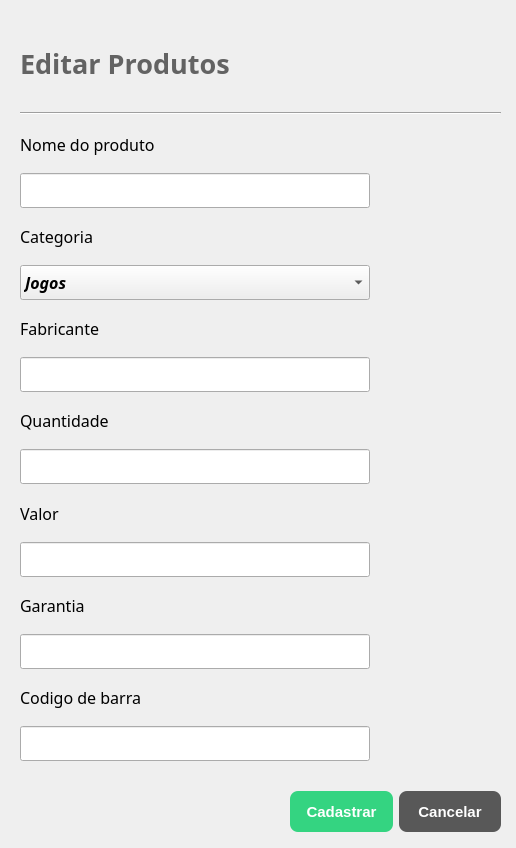
<?xml version="1.0" encoding="UTF-8"?>
<ui version="4.0">
 <class>editarProdutos</class>
 <widget class="QDialog" name="editarProdutos">
  <property name="geometry">
   <rect>
    <x>0</x>
    <y>0</y>
    <width>516</width>
    <height>848</height>
   </rect>
  </property>
  <property name="windowTitle">
   <string>Dialog</string>
  </property>
  <widget class="QWidget" name="layoutWidget">
   <property name="geometry">
    <rect>
     <x>20</x>
     <y>20</y>
     <width>481</width>
     <height>741</height>
    </rect>
   </property>
   <layout class="QVBoxLayout" name="verticalLayout_1">
    <item>
     <widget class="QLabel" name="Editar_Produtos">
      <property name="font">
       <font>
        <family>Montserrat ExtraBold</family>
        <pointsize>20</pointsize>
        <weight>75</weight>
        <bold>true</bold>
       </font>
      </property>
      <property name="styleSheet">
       <string notr="true">color: rgb(99, 99, 99);</string>
      </property>
      <property name="text">
       <string>Editar Produtos</string>
      </property>
     </widget>
    </item>
    <item>
     <widget class="Line" name="line">
      <property name="orientation">
       <enum>Qt::Horizontal</enum>
      </property>
     </widget>
    </item>
    <item>
     <layout class="QVBoxLayout" name="verticalLayout_2">
      <item>
       <widget class="QLabel" name="label_2">
        <property name="font">
         <font>
          <family>Montserrat Medium</family>
          <pointsize>12</pointsize>
         </font>
        </property>
        <property name="text">
         <string>Nome do produto</string>
        </property>
       </widget>
      </item>
      <item>
       <widget class="QLineEdit" name="editarNome">
        <property name="maximumSize">
         <size>
          <width>350</width>
          <height>35</height>
         </size>
        </property>
        <property name="font">
         <font>
          <pointsize>12</pointsize>
         </font>
        </property>
       </widget>
      </item>
     </layout>
    </item>
    <item>
     <layout class="QVBoxLayout" name="verticalLayout_3">
      <item>
       <widget class="QLabel" name="label_4">
        <property name="font">
         <font>
          <family>Montserrat Medium</family>
          <pointsize>12</pointsize>
         </font>
        </property>
        <property name="text">
         <string>Categoria</string>
        </property>
       </widget>
      </item>
      <item>
       <widget class="QComboBox" name="editarCategoria">
        <property name="minimumSize">
         <size>
          <width>0</width>
          <height>0</height>
         </size>
        </property>
        <property name="maximumSize">
         <size>
          <width>350</width>
          <height>35</height>
         </size>
        </property>
        <property name="font">
         <font>
          <family>Raleway Black</family>
          <pointsize>12</pointsize>
          <weight>75</weight>
          <italic>true</italic>
          <bold>true</bold>
          <underline>false</underline>
          <strikeout>false</strikeout>
          <kerning>true</kerning>
         </font>
        </property>
        <item>
         <property name="text">
          <string>Jogos</string>
         </property>
        </item>
        <item>
         <property name="text">
          <string>Acessórios</string>
         </property>
        </item>
        <item>
         <property name="text">
          <string>Produtos Geek</string>
         </property>
        </item>
       </widget>
      </item>
     </layout>
    </item>
    <item>
     <layout class="QVBoxLayout" name="verticalLayout_4">
      <item>
       <widget class="QLabel" name="label_5">
        <property name="font">
         <font>
          <family>Montserrat Medium</family>
          <pointsize>12</pointsize>
         </font>
        </property>
        <property name="text">
         <string>Fabricante</string>
        </property>
       </widget>
      </item>
      <item>
       <widget class="QLineEdit" name="editarFabrincante">
        <property name="maximumSize">
         <size>
          <width>350</width>
          <height>35</height>
         </size>
        </property>
        <property name="font">
         <font>
          <pointsize>12</pointsize>
         </font>
        </property>
       </widget>
      </item>
     </layout>
    </item>
    <item>
     <layout class="QVBoxLayout" name="verticalLayout_7">
      <item>
       <widget class="QLabel" name="label_11">
        <property name="font">
         <font>
          <family>Montserrat Medium</family>
          <pointsize>12</pointsize>
         </font>
        </property>
        <property name="text">
         <string>Quantidade</string>
        </property>
       </widget>
      </item>
      <item>
       <widget class="QLineEdit" name="editarQuantidade">
        <property name="maximumSize">
         <size>
          <width>350</width>
          <height>35</height>
         </size>
        </property>
        <property name="font">
         <font>
          <pointsize>12</pointsize>
         </font>
        </property>
       </widget>
      </item>
     </layout>
    </item>
    <item>
     <layout class="QVBoxLayout" name="verticalLayout_5">
      <item>
       <widget class="QLabel" name="label_9">
        <property name="font">
         <font>
          <family>Montserrat Medium</family>
          <pointsize>12</pointsize>
         </font>
        </property>
        <property name="text">
         <string>Valor</string>
        </property>
       </widget>
      </item>
      <item>
       <widget class="QLineEdit" name="editarValor">
        <property name="maximumSize">
         <size>
          <width>350</width>
          <height>35</height>
         </size>
        </property>
        <property name="font">
         <font>
          <pointsize>12</pointsize>
         </font>
        </property>
        <property name="inputMethodHints">
         <set>Qt::ImhPreferNumbers</set>
        </property>
       </widget>
      </item>
     </layout>
    </item>
    <item>
     <layout class="QVBoxLayout" name="verticalLayout_8">
      <item>
       <widget class="QLabel" name="label_12">
        <property name="font">
         <font>
          <family>Montserrat Medium</family>
          <pointsize>12</pointsize>
         </font>
        </property>
        <property name="text">
         <string>Garantia</string>
        </property>
       </widget>
      </item>
      <item>
       <widget class="QLineEdit" name="EditarGarantia">
        <property name="maximumSize">
         <size>
          <width>350</width>
          <height>35</height>
         </size>
        </property>
        <property name="font">
         <font>
          <pointsize>12</pointsize>
         </font>
        </property>
       </widget>
      </item>
     </layout>
    </item>
    <item>
     <layout class="QVBoxLayout" name="verticalLayout_6">
      <item>
       <widget class="QLabel" name="label_10">
        <property name="font">
         <font>
          <family>Montserrat Medium</family>
          <pointsize>12</pointsize>
         </font>
        </property>
        <property name="text">
         <string>Codigo de barra</string>
        </property>
       </widget>
      </item>
      <item>
       <widget class="QLineEdit" name="EditarCodigoDeBarra">
        <property name="maximumSize">
         <size>
          <width>350</width>
          <height>35</height>
         </size>
        </property>
        <property name="font">
         <font>
          <pointsize>12</pointsize>
         </font>
        </property>
       </widget>
      </item>
     </layout>
    </item>
   </layout>
  </widget>
  <widget class="QWidget" name="layoutWidget_2">
   <property name="geometry">
    <rect>
     <x>290</x>
     <y>790</y>
     <width>211</width>
     <height>43</height>
    </rect>
   </property>
   <layout class="QHBoxLayout" name="horizontalLayout">
    <item>
     <widget class="QPushButton" name="btnEditarProdutos">
      <property name="minimumSize">
       <size>
        <width>0</width>
        <height>41</height>
       </size>
      </property>
      <property name="styleSheet">
       <string notr="true">QPushButton{
	background-color: #34D481;
	color: white;
	border: none;
	border-radius: 8px;
	font-weight: bold;
	font-size: 15px
}</string>
      </property>
      <property name="text">
       <string>Cadastrar</string>
      </property>
     </widget>
    </item>
    <item>
     <widget class="QPushButton" name="cancelar">
      <property name="minimumSize">
       <size>
        <width>0</width>
        <height>41</height>
       </size>
      </property>
      <property name="styleSheet">
       <string notr="true">QPushButton{
	background-color: #585858;
	color: white;
	border: none;
	border-radius: 8px;
	font-weight: bold;
	font-size: 15px
}</string>
      </property>
      <property name="text">
       <string>Cancelar</string>
      </property>
      <property name="checkable">
       <bool>true</bool>
      </property>
     </widget>
    </item>
   </layout>
  </widget>
 </widget>
 <resources/>
 <connections>
  <connection>
   <sender>cancelar</sender>
   <signal>toggled(bool)</signal>
   <receiver>editarProdutos</receiver>
   <slot>close()</slot>
   <hints>
    <hint type="sourcelabel">
     <x>439</x>
     <y>818</y>
    </hint>
    <hint type="destinationlabel">
     <x>571</x>
     <y>766</y>
    </hint>
   </hints>
  </connection>
 </connections>
</ui>
